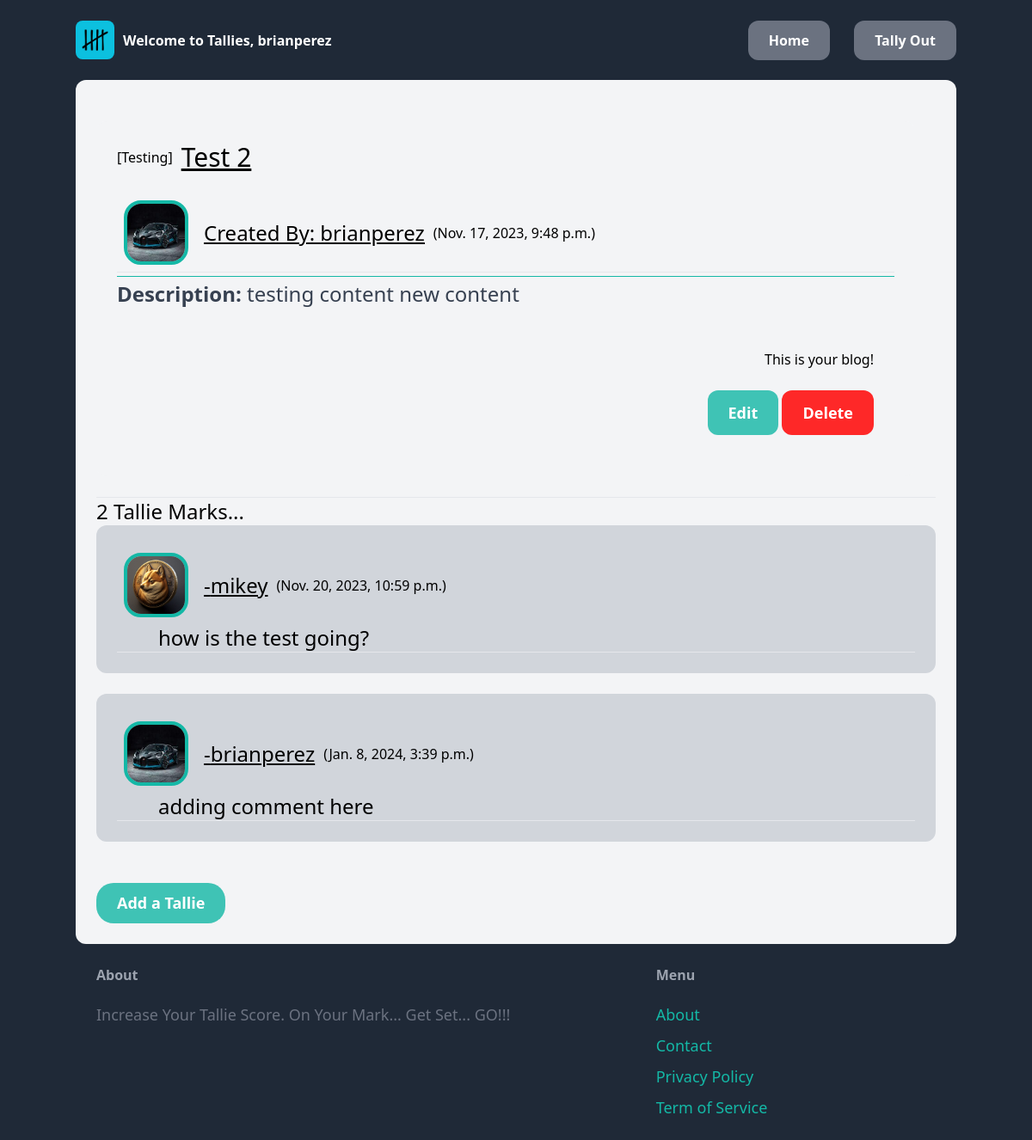
Page /blog/2/ (signed in) on the committed database.
### blog/models.py (models this page shows, shortened)
class Blog(models.Model):
    category = models.ForeignKey(Category, related_name='blogs', on_delete=models.CASCADE, blank=True, null=True, default='Testing')        # related_name='blogs': This provides a reverse relation from "Category" back to the model where this line of code is located. It means that you can access the instances of the current model associated with a Category using the attribute name blogs. For example, if you have a Category instance, you can access its associated blogs using category.blogs.all().
    name = models.CharField(max_length=255) # create a max length restriction of the Blog Name ; name is used in the admin page
    members = models.ManyToManyField(User, related_name='Blogs')           # involves the owner and the contacter
    content = models.TextField(blank=True, null=True)
    created_by = models.ForeignKey(User, related_name='blogs', on_delete=models.SET(get_default_user), blank=True, null=True)
    created_at = models.DateTimeField(auto_now_add=True)                            # store the time the Blog instanciated
    modified_at = models.DateTimeField(auto_now=True)                               # update to the current time
    class Meta:
        ordering = ('-modified_at',)

class Category(models.Model):
    name = models.CharField(max_length=255) # create a MAX LENGTH RESTRICTION
    class Meta:                     # CREATE a Meta data class
        ordering = ('name',)                    # Order all category entries within django admin in alphabetical order
        verbose_name_plural = 'Categories'      # Show the title 'Categories' instead of default 'Categorys' within admin site's sidebar
    def __str__(self):              # FUNCTION that returns the Category name
        return self.name

class BlogComment(models.Model):
    Blog = models.ForeignKey(Blog, related_name='Comments', on_delete=models.SET(get_default_blog))   # This line of code is creating a ForeignKey relationship between the current model and the Blog model, and it establishes a reverse relation named 'Comments' from Blog back to the current model. Refers back to the Blog that this comment is associated with # "on_delete=models.SET(get_default_blog" : when the creator of the Blog deletes the blog, set the associated blog to the default one owned by admin
    content = models.TextField(blank=True, null=False) # blank=True: This means that the field is allowed to be empty when a form is submitted. ; null=False: This means that in the database, the field cannot store a NULL value.
    created_at = models.DateTimeField(auto_now_add=True)                            # store the time the Blog instanciated
    created_by = models.ForeignKey(User, related_name='Created_Comments', on_delete=models.SET(get_default_user)) # creating a ForeignKey relationship between the current model and the User model, and it establishes a reverse relation named 'created_Comments' from User back to the current model. # "on_delete=models.SET(get_default_user)" : when the creator of the Blog is deleted set the creator to the default user
    class Meta:
        ordering = ('created_at',) # the results are in oldest to newest configuration

### core/models.py (models this page shows, shortened)
class Profile(models.Model):
    user = models.OneToOneField(User, on_delete=models.CASCADE) # connect the user the the profile using the user PK(id)
    age = models.IntegerField(null=True, blank=True)  # Allow null and blank values for flexibility
    profile_image = models.ImageField(null=True, default='DEFAULT.png', blank=True, upload_to="profile_images/") # optional ; saves image media location ; # NEED TO INSTALL PILLOW (Python Image Library) ; sets default image to media/DEFAULT.png
    score = models.IntegerField(null=True, blank=True, default=0)  # Allow null and blank values for flexibility

### blog/views.py (the view)
# urls.py: path('<int:pk>/', views.detail, name='detail'), #This line captures an integer parameter from the URL and calls the detail function in the ./views.py module. The name 'detail' can be used to reference
def detail(request, pk):
    blog = get_object_or_404(Blog, pk=pk)   # get the Blog with the associating primary key
    comments = BlogComment.objects.filter(Blog=blog)
    if request.method == 'POST':
        comment_form = CommentForm(request.POST)
        if comment_form.is_valid():
            blogComment = comment_form.save(commit=False)          # CREATE an object for the database ; "commit=False" Wait to commit to the database because an error will occur
            blogComment.created_by = request.user           # AUTHENTICATED by decorator
            blogComment.Blog_id = blog.id                   # AUTHENTICATED by decorator
            request.user.profile.score +=1          # increase the user's profile score
            request.user.profile.save()             # Save the updated profile to the database
            print()
            blogComment.save()                              # SAVE the blog to the database now
            return redirect('blog:detail', pk = blog.id)    # REDIRECT the user to the blog the user created
    else:
        comment_form = CommentForm()
    return render(request, 'blog/detail.html', {
        'comments': comments,
        'comment_form': comment_form,
        'blog': blog,
    })

### blog/templates/blog/detail.html (shortened to what this page needs)
{% extends 'core/base.html' %}
{% block content %}
    <div class="grid grid-cols-2 gap-6">
        <div class="col-span-2 p-6 bg-gray-100 rounded-xl">
            <div class="flex  items-center mb-6">
                [{{blog.category}}]
                <h2 class="text-3xl underline" style="margin-left: 10px;">{{blog.name}}</h2>
            </div>
            {% if blog.content %}
                <div class="p-2"style="display:flex;">
                    <img class="Explore_Profile_Image" style="width:75px; height:75px;border-radius: 20px; border: 4px solid #14b8a6;"src="{{ blog.created_by.profile.profile_image.url }}" alt="image file of user: {{ blog.created_by }}">
                    <div class="p-2 flex justify-between items-center"  >
                        <h2 class="text-2xl underline strong"style="margin-left: 10px;">
                            <a href="{% url 'blog:ViewProfile' blog.created_by.id %}">
                                Created By: {{blog.created_by}}
                            </a>
                        </h2>
                        <p style="margin-left: 10px;">({{blog.created_at}})</p>
                    </div>
                </div>
                <hr style="color:red; ">
                <p class="Description_Block text-gray-700 text-2xl">
                    <strong>Description: </strong>{{blog.content}}
                </p>
            {% endif %}
            {% if request.user == blog.created_by %}
                <div class="mt-6 p-6 text-right roundex-xl">
                    <p>This is your blog!</p>
                    <a href="{% url 'blog:edit' blog.id %}" class="inline-block mt-6 px-6 py-3 text-lg font-semibold text-white rounded-xl" ID='Update_Profile_BTN'>Edit</a>
                    <a href="{% url 'blog:delete' blog.id %}" class="inline-block mt-6 px-6 py-3 text-lg font-semibold text-white rounded-xl" ID='Home_Delete_Profile_BTN'>Delete</a>
                </div>
            {% endif %}
        </div>
    </div>
    <br>
    <hr>
    <div>
        <h1 class="text-2xl"> {{ blog.Comments.count }} Tallie Marks...</h1>
        {% for comment in blog.Comments.all %}
            <div class="p-6 bg-gray-300 rounded-xl">
                <div class="p-2"style="display:flex;">
                    <img class="Explore_Profile_Image" style="width:75px; height:75px;border-radius: 20px; border: 4px solid #14b8a6;"src="{{ comment.created_by.profile.profile_image.url }}" alt="image file of user: {{ comment.created_by }}">
                    <div class="p-2 flex justify-between items-center"  >
                        <h2 class="text-2xl underline"style="margin-left: 10px;">-{{comment.created_by}}</h2>
                        <p style="margin-left: 10px;">({{comment.created_at}})</p>
                    </div>
                </div>
                <div class="pl-12">
                    <h3 class="text-2xl">{{comment.content}}</h3>
                </div>
                <hr>
            </div>
            <br>
        {% endfor %}
        <button id="commentButton" class="inline-block POSITIVE_BTN">Add a Tallie</button>
    </div>
{% endblock %}

### core/templates/core/base.html (shortened to what this page needs)
{% load static %}
<!DOCTYPE html>
<html lang="en">
    {% block Head %}
        <head>
            {% block Styling %}
                <script src="https://cdn.tailwindcss.com"></script>
                <link rel="stylesheet" type="text/css" href="{% static 'css/BaseStyle.css' %}">
            {% endblock %}
        </head>
    {% endblock %}
    {% block Body %}
        <body class="container">
            <nav id="Navigation" class="flex justify-between items-center ">
                <div id="Logo_Greeting_Block" class="py-6 flex flex-row justify-between items-center ">
                    <div id="Pic_Container">
                        <a href="{% url 'blog:explore' %}"><img id="LOGO"  src="{% static 'tally.png' %}" alt="Tally Logo NUMBER 2"></a>
                    </div>
                    <div>
                        {% if request.user.is_authenticated %}
                        <p class="font-semibold text-white ">
                            Welcome to Tallies, {{request.user.username}}
                        </p>
                        {% else %}
                        <p class="text-xl text-white font-semibold ">
                            Welcome to Tallies
                        </p>
                        {% endif %}
                    </div>
                </div>
                {% if request.user.is_authenticated %}
                    <div class="space-x-6">
                        {% block Xtra_Button1 %}
                            <a href="{% url 'blog:home' %}" class="px-6 py-3 text-lg font-semibold bg-gray-500 text-white rounded-xl hover:bg-gray-700">Home</a>
                        {% endblock %}
                            <a href="{% url 'core:logout' %}" class="px-6 py-3 text-lg font-semibold bg-gray-500 text-white rounded-xl hover:bg-gray-700">Tally Out</a>
                    </div>
                {% endif %}
            </nav>
            <div id="Content" class="px-6 py-6 bg-gray-100 rounded-xl w-full">
                {% block content %}{% endblock %}
            </div>
            <footer class="py-6 px-6 flex justify-between bg-gray-800 w-full">
                <div class="w-2/3 pr-10">
                    <h3 class="mb-5 font-semibold text-gray-400">About</h3>
                    <p class="text-lg text-gray-500"> Increase Your Tallie Score. On Your Mark... Get Set... GO!!! </p>
                </div>
                <div class="w-1/3">
                    <h3 class="mb-5 font-semibold text-gray-400">Menu</h3>
                    <ul class="space-y-2">
                        <li><a href="{% url 'core:About' %}" class="text-lg text-teal-500 hover:text-teal-700">About</a></li>
                        <li><a href="{% url 'core:Contact' %}" class="text-lg text-teal-500 hover:text-teal-700">Contact</a></li>
                        <li><a href="{% url 'core:Privacy' %}" class="text-lg text-teal-500 hover:text-teal-700">Privacy Policy</a></li>
                        <li><a href="{% url 'core:Terms' %}" class="text-lg text-teal-500 hover:text-teal-700">Term of Service</a></li>
                    </ul>
                </div>
            </footer>
        </body>
    {% endblock %}
</html>

### static/css/BaseStyle.css (style rules this page uses)
* { margin: 0; }
.container { margin-left: auto; margin-right: auto; }
body { display: flex; align-items: center; flex-direction: column; justify-content: center; background: #1f2937; }
#Navigation { width: 100%; }
.Description_Block { border-top: 1px solid #14b8a6; padding-top: 4px; margin-top: 4px; }
#LOGO { width: 45px; height: 45px; border-radius: 0.5rem; margin-right: 10px; }
#Update_Profile_BTN { background-color: #3fc3b5; }
#Home_Delete_Profile_BTN { background-color: rgb(254, 40, 40); }
.POSITIVE_BTN { display: inline-block; margin-top: 24px; padding: 10px 24px; font-size: 18px; font-weight: 600; background-color: #3fc3b5; color: #fff; border-radius: 20px; text-decoration: none; }
@media (min-width: 976px) { #Navigation a, #Navigation p { font-size: 16px; } }

### rows in the picture
Blog: category "Testing", name "Test 2", created_by.profile.profile_image (picture), created_by "brianperez", created_at "Nov. 17, 2023, 9:48 p.m.", content "testing content new content", Comments.count "2"
BlogComment: created_by.profile.profile_image (picture), created_by "mikey", created_at "Nov. 20, 2023, 10:59 p.m.", content "how is the test going?"
BlogComment: created_by.profile.profile_image (picture), created_by "brianperez", created_at "Jan. 8, 2024, 3:39 p.m.", content "adding comment here"

### other values in the picture
{{ request.user.username }} "brianperez"
